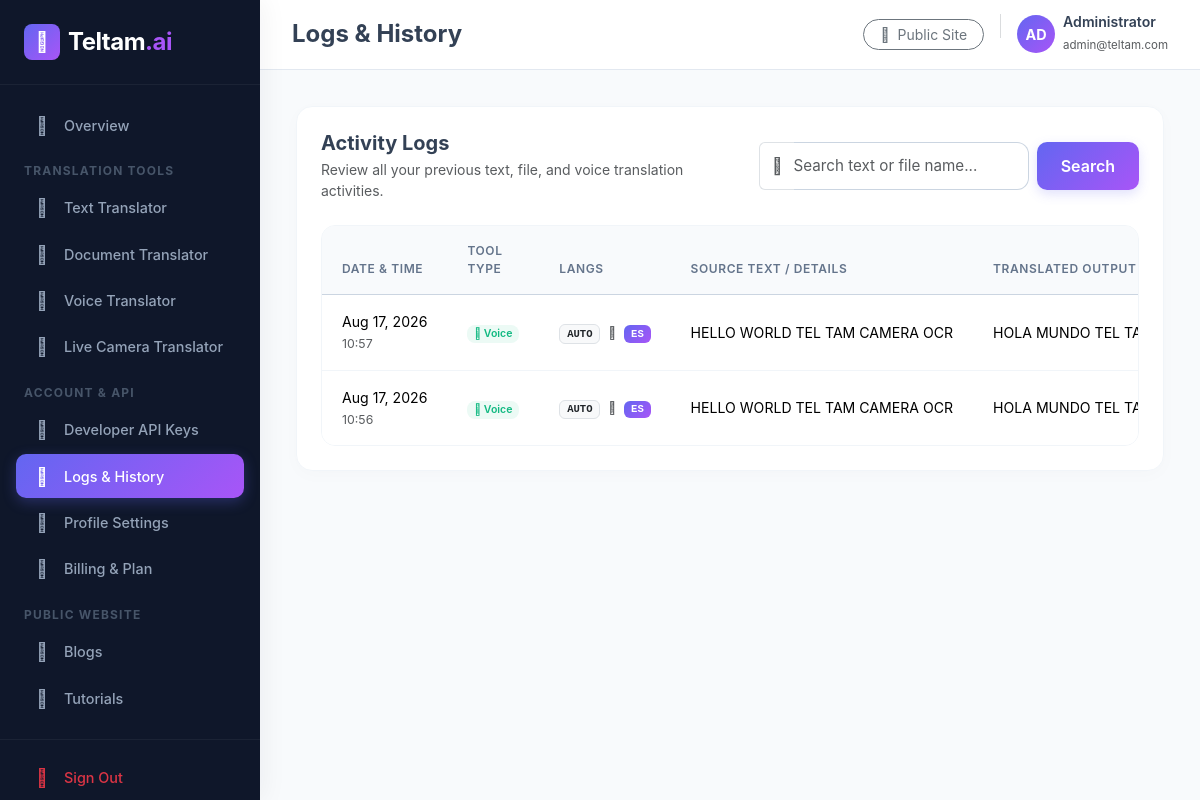
/user/history/ (signed in), run on the app's committed database.
### app/models.py (models this page shows, shortened)
class UserTranslationHistory(models.Model):
    TOOL_CHOICES = [
        ('text', 'Text Translator'),
        ('file', 'File Translator'),
        ('voice', 'Voice Translator'),
        ('camera', 'Live Camera Translator'),
    ]
    user = models.ForeignKey(User, on_delete=models.CASCADE, related_name='translation_history')
    tool_type = models.CharField(max_length=20, choices=TOOL_CHOICES)
    source_text = models.TextField()
    translated_text = models.TextField(blank=True, null=True)
    source_lang = models.CharField(max_length=50)
    target_lang = models.CharField(max_length=50)
    file_name = models.CharField(max_length=255, blank=True, null=True)
    created_date = models.DateTimeField(auto_now_add=True)
    class Meta:
        ordering = ['-created_date']

### app/views.py (the view)
# urls.py: path('user/history/', views.user_history_list, name='user_history_list'),
@login_required(login_url='login')
def user_history_list(request):
    history_list = UserTranslationHistory.objects.filter(user=request.user).order_by('-created_date')
    q = request.GET.get('q', '').strip()
    if q:
        history_list = history_list.filter(
            Q(source_text__icontains=q) |
            Q(translated_text__icontains=q) |
            Q(file_name__icontains=q)
        )
    paginator = Paginator(history_list, 10)
    page_number = request.GET.get('page')
    page_obj = paginator.get_page(page_number)
    context = {
        'page_obj': page_obj,
        'search_query': q,
    }
    return render(request, 'user/history.html', context)

### templates/user/history.html (shortened to what this page needs)
{% extends 'user/base.html' %}
{% load static %}
{% block header_title %}Logs &amp; History{% endblock %}
{% block nav_history %}active{% endblock %}
{% block content %}
<div class="row g-4">
    <div class="col-lg-12">
        <div class="dashboard-card p-4">
            <div class="d-flex flex-column flex-md-row justify-content-between align-items-md-center gap-3 mb-4">
                <div>
                    <h5 class="fw-bold mb-1 text-slate-800">Activity Logs</h5>
                    <p class="text-muted small mb-0">Review all your previous text, file, and voice translation activities.</p>
                </div>
                <form method="GET" action="{% url 'user_history_list' %}" class="d-flex gap-2" style="max-width: 380px; width: 100%;">
                    <div class="input-group">
                        <span class="input-group-text bg-white border-end-0 text-muted">
                            <i class="fas fa-search"></i>
                        </span>
                        <input type="text" name="q" value="{{ search_query }}" class="form-control border-start-0 ps-0 shadow-none" placeholder="Search text or file name...">
                    </div>
                    <button type="submit" class="btn btn-brand-primary">Search</button>
                </form>
            </div>
            <div class="table-responsive">
                <table class="table mb-0 align-middle">
                    <thead>
                        <tr>
                            <th>Date &amp; Time</th>
                            <th>Tool Type</th>
                            <th>Langs</th>
                            <th>Source Text / Details</th>
                            <th>Translated Output</th>
                        </tr>
                    </thead>
                    <tbody>
                        {% for log in page_obj %}
                            <tr>
                                <td class="text-nowrap text-slate-500">
                                    {{ log.created_date|date:"M d, Y" }}<br>
                                    <span class="text-muted small">{{ log.created_date|date:"H:i" }}</span>
                                </td>
                                <td>
                                    {% if log.tool_type == 'text' %}
                                        <span class="badge bg-indigo-light text-indigo-700 px-2.5 py-1.5 rounded-3 fw-semibold">
                                            <i class="fas fa-keyboard me-1.5"></i> Text
                                        </span>
                                    {% elif log.tool_type == 'file' %}
                                        <span class="badge bg-purple-light text-purple-700 px-2.5 py-1.5 rounded-3 fw-semibold">
                                            <i class="fas fa-file-pdf me-1.5"></i> Document
                                        </span>
                                    {% else %}
                                        <span class="badge bg-emerald-light text-emerald-700 px-2.5 py-1.5 rounded-3 fw-semibold">
                                            <i class="fas fa-microphone me-1.5"></i> Voice
                                        </span>
                                    {% endif %}
                                </td>
                                <td class="text-nowrap">
                                    <span class="badge bg-light text-dark border font-monospace">{{ log.source_lang|upper }}</span>
                                    <i class="fas fa-arrow-right text-muted mx-1" style="font-size: 0.75rem;"></i>
                                    <span class="badge bg-brand-primary text-white font-monospace" style="background: var(--brand-gradient);">{{ log.target_lang|upper }}</span>
                                </td>
                                <td>
                                    {% if log.tool_type == 'file' %}
                                        <div class="d-flex align-items-center gap-2">
                                            <i class="fas fa-file-invoice text-indigo-500"></i>
                                            <span class="fw-semibold text-slate-800">{{ log.file_name|default:"Uploaded File" }}</span>
                                        </div>
                                    {% else %}
                                        <div class="text-truncate" style="max-width: 320px;" title="{{ log.source_text }}">
                                            {{ log.source_text }}
                                        </div>
                                    {% endif %}
                                </td>
                                <td>
                                    {% if log.tool_type == 'file' %}
                                        <a href="{{ log.translated_text|cut:'Download URL: ' }}" class="btn btn-sm btn-outline-primary px-3 rounded-pill" download>
                                            <i class="fas fa-download me-1"></i> Download
                                        </a>
                                    {% else %}
                                        <div class="text-truncate" style="max-width: 320px;" title="{{ log.translated_text }}">
                                            {{ log.translated_text }}
                                        </div>
                                    {% endif %}
                                </td>
                            </tr>
                        {% endfor %}
                    </tbody>
                </table>
            </div>
        </div>
    </div>
</div>
{% endblock %}

### templates/user/base.html (shortened to what this page needs)
{% load static %}
<!DOCTYPE html>
<html lang="en">
<head>
    <link href="https://cdn.jsdelivr.net/npm/bootstrap@5.3.2/dist/css/bootstrap.min.css" rel="stylesheet">
    <link href="https://cdnjs.cloudflare.com/ajax/libs/font-awesome/6.4.2/css/all.min.css" rel="stylesheet">
</head>
<body>
    <div class="sidebar" id="sidebar">
        <div>
            <div class="sidebar-brand">
                <a class="d-flex align-items-center gap-2 text-decoration-none" href="/">
                    <span class="d-flex align-items-center justify-content-center bg-indigo-600 rounded-3 text-white" style="width: 36px; height: 36px; background: var(--brand-gradient);">
                        <i class="fas fa-language" style="font-size: 1.25rem;"></i>
                    </span>
                    <span class="fs-4 fw-bold text-white" style="font-family: 'Outfit', sans-serif; letter-spacing: -0.5px;">Teltam<span class="text-indigo-600" style="color: #a855f7;">.ai</span></span>
                </a>
            </div>
            <ul class="sidebar-menu">
                <li class="sidebar-item {% block nav_home %}{% endblock %}">
                    <a href="{% url 'user_dashboard_home' %}" class="sidebar-link">
                        <i class="fas fa-chart-pie"></i>
                        <span>Overview</span>
                    </a>
                </li>
                <div class="sidebar-section-header">Translation Tools</div>
                <li class="sidebar-item {% block nav_tool_text %}{% endblock %}">
                    <a href="{% url 'user_tool_text' %}" class="sidebar-link">
                        <i class="fas fa-keyboard"></i>
                        <span>Text Translator</span>
                    </a>
                </li>
                <li class="sidebar-item {% block nav_tool_file %}{% endblock %}">
                    <a href="{% url 'user_tool_file' %}" class="sidebar-link">
                        <i class="fas fa-file-pdf"></i>
                        <span>Document Translator</span>
                    </a>
                </li>
                <li class="sidebar-item {% block nav_tool_voice %}{% endblock %}">
                    <a href="{% url 'user_tool_voice' %}" class="sidebar-link">
                        <i class="fas fa-microphone"></i>
                        <span>Voice Translator</span>
                    </a>
                </li>
                <li class="sidebar-item {% block nav_tool_camera %}{% endblock %}">
                    <a href="{% url 'user_tool_camera' %}" class="sidebar-link">
                        <i class="fas fa-camera"></i>
                        <span>Live Camera Translator</span>
                    </a>
                </li>
                <div class="sidebar-section-header">Account &amp; API</div>
                <li class="sidebar-item {% block nav_api_keys %}{% endblock %}">
                    <a href="{% url 'user_api_keys' %}" class="sidebar-link">
                        <i class="fas fa-code"></i>
                        <span>Developer API Keys</span>
                    </a>
                </li>
                <li class="sidebar-item {% block nav_history %}{% endblock %}">
                    <a href="{% url 'user_history_list' %}" class="sidebar-link">
                        <i class="fas fa-clock-rotate-left"></i>
                        <span>Logs &amp; History</span>
                    </a>
                </li>
                <li class="sidebar-item {% block nav_profile %}{% endblock %}">
                    <a href="{% url 'user_profile' %}" class="sidebar-link">
                        <i class="fas fa-user-gear"></i>
                        <span>Profile Settings</span>
                    </a>
                </li>
                <li class="sidebar-item {% block nav_billing %}{% endblock %}">
                    <a href="{% url 'user_dashboard_home' %}" class="sidebar-link">
                        <i class="fas fa-credit-card"></i>
                        <span>Billing &amp; Plan</span>
                    </a>
                </li>
                <div class="sidebar-section-header">Public Website</div>
                <li class="sidebar-item">
                    <a href="{% url 'blog_list' %}" class="sidebar-link" target="_blank">
                        <i class="fas fa-blog"></i>
                        <span>Blogs</span>
                    </a>
                </li>
                <li class="sidebar-item">
                    <a href="{% url 'video_list' %}" class="sidebar-link" target="_blank">
                        <i class="fab fa-youtube"></i>
                        <span>Tutorials</span>
                    </a>
                </li>
            </ul>
        </div>
        <div class="sidebar-footer">
            <a href="{% url 'user_logout' %}" class="sidebar-link text-danger">
                <i class="fas fa-arrow-right-from-bracket"></i>
                <span>Sign Out</span>
            </a>
        </div>
    </div>
    <div class="content-wrapper">
        <header class="topbar">
            <div class="d-flex align-items-center gap-3">
                <h4 class="mb-0 fw-bold text-slate-800">{% block header_title %}Workspace{% endblock %}</h4>
            </div>
            <div class="d-flex align-items-center gap-3">
                <a href="{% url 'home' %}" class="btn btn-sm btn-outline-secondary rounded-pill px-3">
                    <i class="fas fa-home me-1"></i> Public Site
                </a>
                <div class="d-flex align-items-center gap-2">
                    <div class="rounded-circle text-white d-flex align-items-center justify-content-center fw-bold" style="width: 38px; height: 38px; background: var(--brand-gradient); font-size: 0.9rem;">
                        {{ request.user.first_name|slice:":2"|upper|default:request.user.username|slice:":2"|upper }}
                    </div>
                    <div class="d-none d-md-block">
                        <h6 class="mb-0 fw-semibold" style="font-size: 0.88rem;">{{ request.user.first_name|default:request.user.username }}</h6>
                        <span class="text-muted" style="font-size: 0.72rem;">{{ request.user.email }}</span>
                    </div>
                </div>
            </div>
        </header>
        <main class="main-content">
            <div class="animate-fade-in">
                {% block content %}{% endblock %}
            </div>
        </main>
    </div>
</body>
</html>

### data on the page
UserTranslationHistory: created_date "Aug 17, 2026", created_date "10:57", tool_type "Voice", source_lang "AUTO", target_lang "ES", source_text "HELLO WORLD TEL TAM CAMERA OCR", translated_text "HOLA MUNDO TEL…"
UserTranslationHistory: created_date "Aug 17, 2026", created_date "10:56", tool_type "Voice", source_lang "AUTO", target_lang "ES", source_text "HELLO WORLD TEL TAM CAMERA OCR", translated_text "HOLA MUNDO TEL…"

### other printed values
{{ request.user.first_name|default:request.user.username }} "Administrator"
{{ request.user.email }} "admin@teltam.com"
